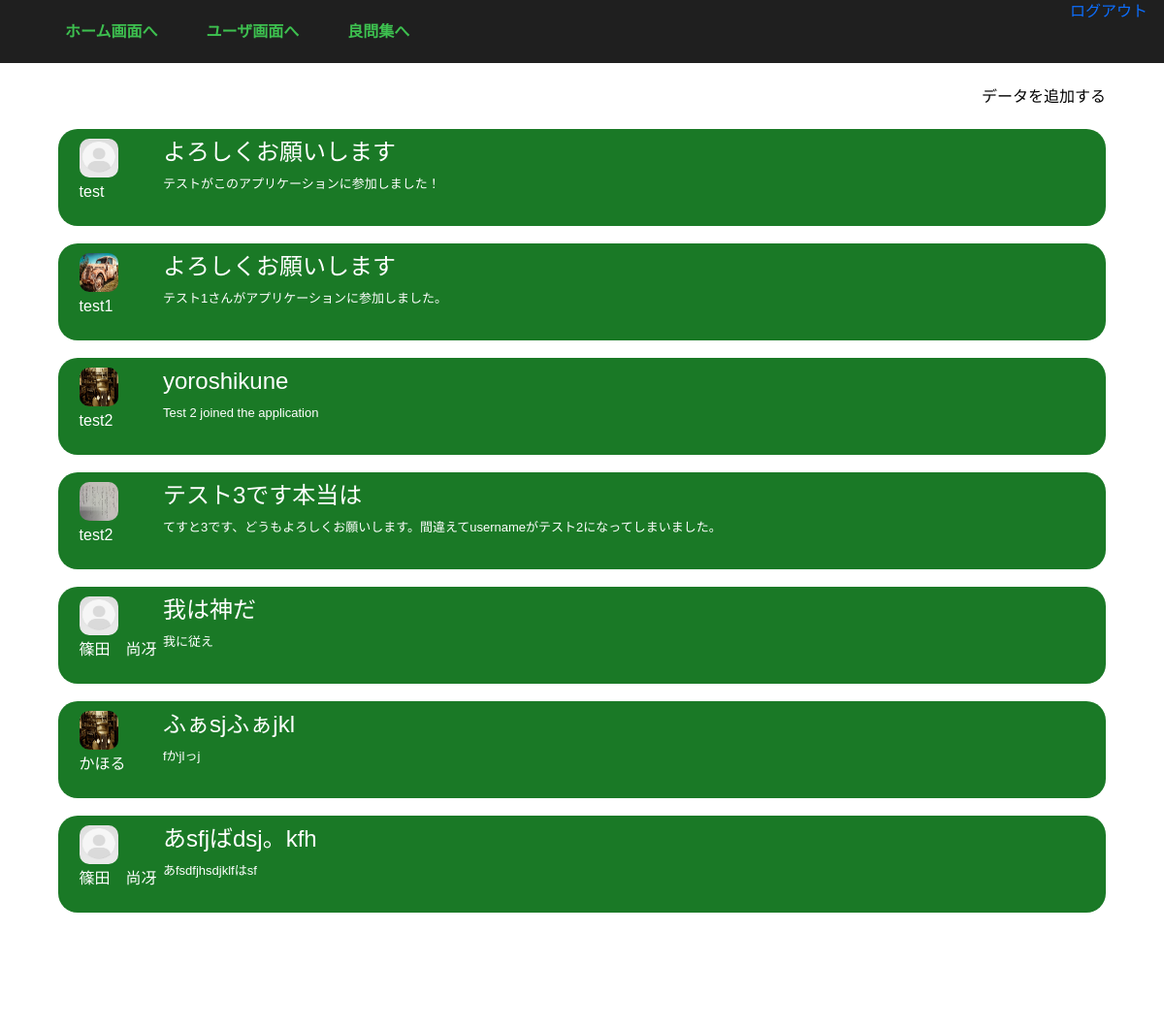
Screenshot of /boards/board_list/ (signed in) with the database file from the repository.
### boards/models.py (models this page shows)
class Boards(models.Model):
    user = models.ForeignKey(
        Users, on_delete=models.CASCADE
    )
    user_picture = models.FileField(upload_to='boards/')
    name = models.CharField(max_length=150)
    title = models.CharField(max_length=150)
    boards_picture = models.FileField(upload_to='boards/', null=True)
    description = models.CharField(max_length=255)
    create_at = models.DateTimeField(default=datetime.now())
    update_at = models.DateTimeField(default=datetime.now())
    objects = BoardsManager()
    class Meta:
        db_table = 'boards'

### boards/views.py (the view)
# urls.py: path('board_list/', BoardListView.as_view(), name='board_list'),
class BoardListView(LoginRequiredMixin, ListView):
    model = Boards
    template_name = 'boards/board_list.html'

### templates/boards/board_list.html (shortened to what this page needs)
{% extends 'base.html' %}
{% block content %}
{% load static %}
<div class="list-wrapper">
  <div class="btn-wrapper">
    <a href="{% url 'boards:create_boards' %}">データを追加する</a>
  </div>
  <div class="content">
    {% for object in object_list %}
    <div class="boards">
      <div class="board-user">
        <a href="{% url 'users:user_home' object.user.username %}"><img src="{{ object.user_picture.url }}"></a>
        <p>{{ object.name}}</p>
      </div>
      <div class="board-content">
        <h4>{{ object.title }}</h4>
        <p>{{ object.description }}</p>
      </div>
    </div>
    {% endfor %}
  </div>
</div>
{% endblock %}

### static/assets/css/base.css (style rules this page uses)
* { box-sizing: border-box; }
body { margin: 0; font-family: "メイリオ", "Meiryo", "ヒラギノ角ゴ Pro W3", "Hiragino Kaku Gothic Pro", "ＭＳ Ｐゴシック", sans-serif; }
a { text-decoration: none; }
.list-wrapper { background-color: rgb(255, 255, 255); height: 1080px; }
.btn-wrapper { background-color: rgb(255, 255, 255); height: 50px; }
.btn-wrapper a { float: right; padding-top: 23px; padding-right: 5%; color: rgb(0, 0, 0); font-weight: 20px; }
.content { background-color: rgb(255, 255, 255); height: 900px; margin: 0 5% ; }
.boards { background-color: rgb(26, 121, 38); height: auto; height: 100px; margin-top: 18px; border-radius: 20px; color: white; display: flex; }
.boards div { padding-top: 10px; }
.board-user { width: 10%; padding-left: 2%; }
.board-content { width: 90%; padding-right: 5%; }
.board-user img { width: 40px; height: 40px; border-radius: 10px; }
.board-user p { padding-top: 3px; }
.board-content p { font-size: 13px; }

### rows the page displays
Boards: user_picture (picture), name "test", title "よろしくお願いします", description "テストがこのアプリケーションに参加しました！"
Boards: user_picture (picture), name "test1", title "よろしくお願いします", description "テスト1さんがアプリケーションに参加しました。"
Boards: user_picture (picture), name "test2", title "yoroshikune", description "Test 2 joined the application"
Boards: user_picture (picture), name "test2", title "テスト3です本当は", description "てすと3です、どうもよろしくお願いします。間違えてusernameがテスト2になってしまいました。"
Boards: user_picture (picture), name "篠田 尚冴", title "我は神だ", description "我に従え"
Boards: user_picture (picture), name "かほる", title "ふぁsjふぁjkl", description "fかjlっj"
Boards: user_picture (picture), name "篠田 尚冴", title "あsfjばdsj。kfh", description "あfsdfjhsdjklfはsf"
